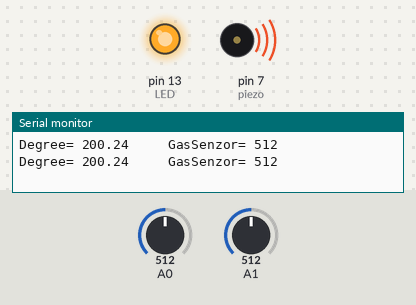
Recording of a sketch running on a simulated Arduino Uno, built with avr-gcc and run on an emulated ATmega328P. Shown: output pins drawn as LEDs (lit = HIGH), buzzer (waves = sounding, pin HIGH), the last lines printed to the serial monitor. The inputs (shaded band) are chosen by the test bench; at power-on: A1 = 512, A0 = 512.

Above: at 1.8 s.
1.9 s: A1 set to 282
3.4 s: A1 set to 250
At 4.9 s:
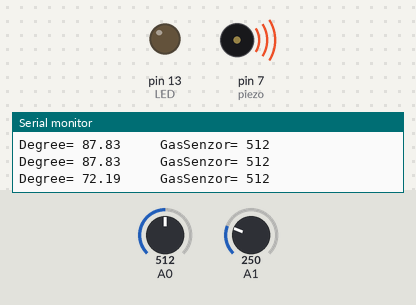
5.5 s: A0 set to 108
7.2 s: A0 set to 91
At 9.2 s:
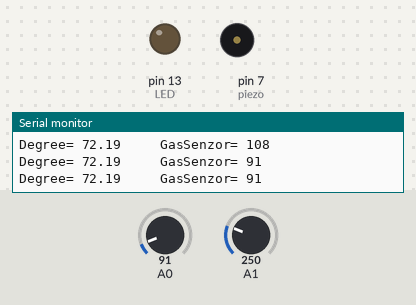
9.5 s: A1 set to 306
At 10.9 s:
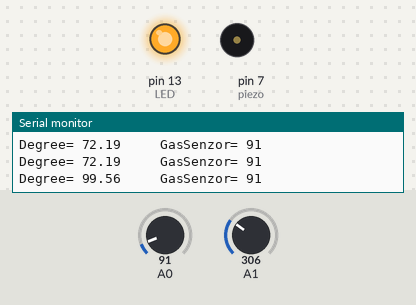
11.5 s: A1 set to 122
At 12.5 s:
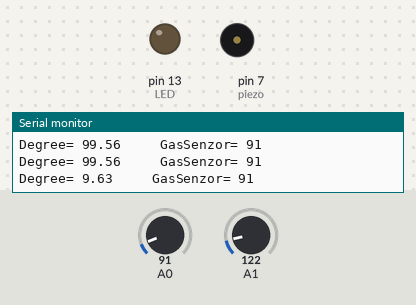
Timing chart, 0 to 14.5 s (numbered marks = the images above; inputs shaded):
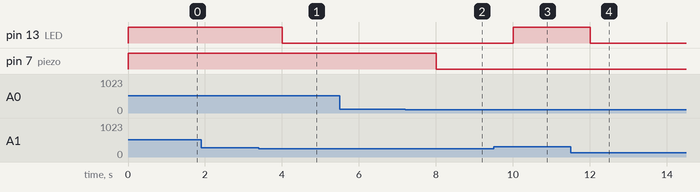

Measured:
- the behaviour switches between 266 and 265 on A1 (found by bisection; images 0 and 1)
- the behaviour switches between 100 and 99 on A0 (found by bisection; images 1 and 2)
- after the input at 3.4 s, pin 13 (LED): HIGH → LOW after 0.60 s
- after the input at 7.2 s, pin 7 (piezo): HIGH → LOW after 0.81 s
- after the input at 9.5 s, pin 13 (LED): LOW → HIGH after 0.51 s
- after the input at 11.5 s, pin 13 (LED): HIGH → LOW after 0.51 s

The sketch:

fire_alarm_system_temperature_and_gas_sensor.ino
```cpp
// C++ code
//
float temp;
float vout;
float vout1;
int LED=13;
int gasSenzor;
int piezo=7;

void setup()
{
  pinMode(A0, INPUT);
  pinMode(A1, INPUT);
  pinMode(LED, OUTPUT);
  pinMode(piezo, OUTPUT);

  Serial.begin(9600);

}

void loop()
{
  vout= analogRead(A1);
  vout1=(vout/1023)*5000; // transfor value(0-1023) in mV(milivolti)
  temp= (vout1-500)/10;  //transf mV in degree
  gasSenzor= analogRead(A0);
  if(temp>=80)
  {
    digitalWrite(LED,HIGH);
  }
  else
    digitalWrite(LED,LOW);

  if(gasSenzor>=100)
  {
    digitalWrite(piezo,HIGH);
  }
  else
    digitalWrite(piezo,LOW);

  Serial.print("Degree= ");
  Serial.print(temp);
  Serial.print("     GasSenzor= ");
  Serial.print(gasSenzor);
  Serial.println();
  delay(1000);

}
```
